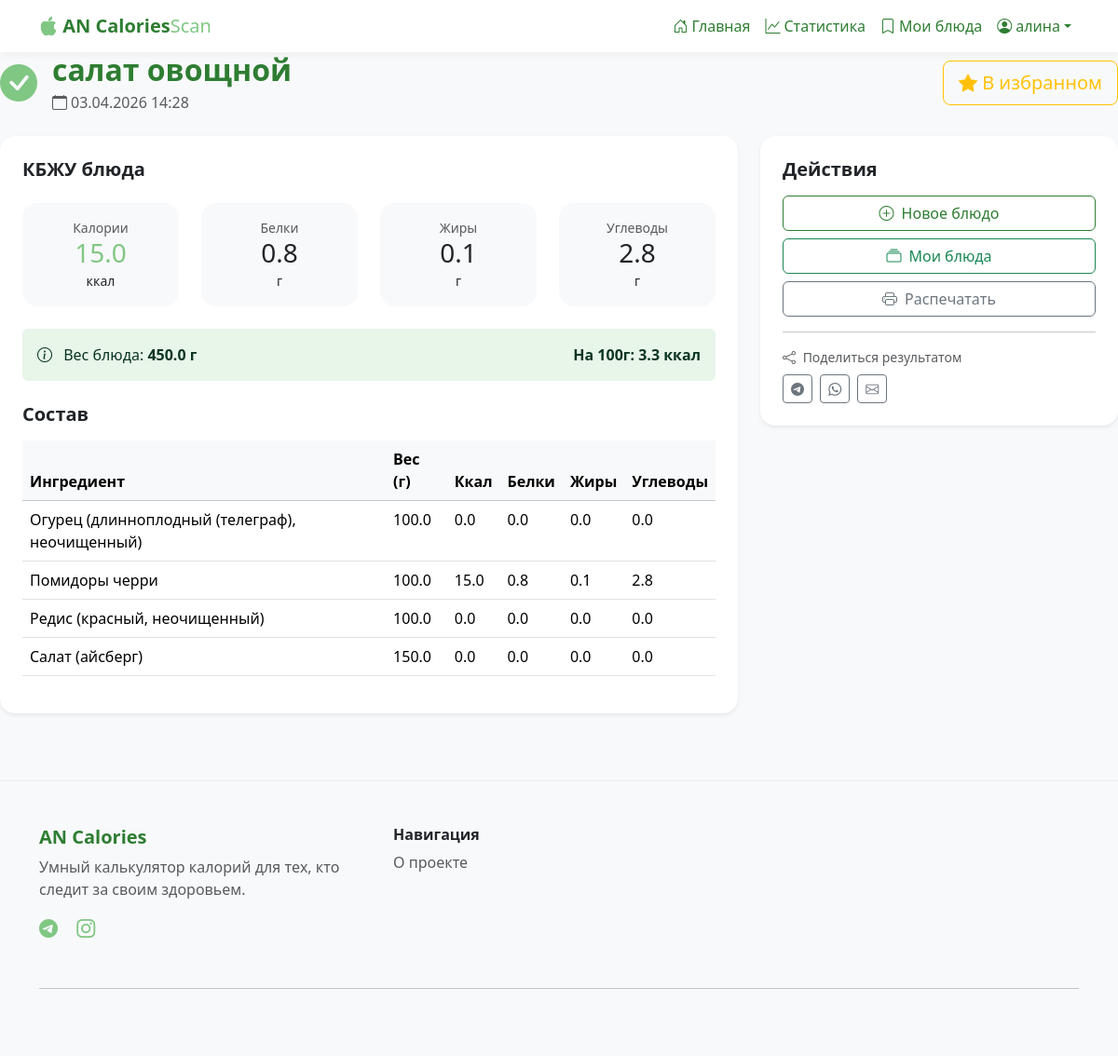
The app's page /dish/2 (signed in) with its own data.
### data/user.py (models this page shows, shortened)
class User(SqlAlchemyBase, UserMixin):
    __tablename__ = 'users'
    id = sqlalchemy.Column(sqlalchemy.Integer,
                           primary_key=True, autoincrement=True)
    username = sqlalchemy.Column(sqlalchemy.String)
    email = sqlalchemy.Column(sqlalchemy.String,
                              index=True, unique=True)
    hashed_password = sqlalchemy.Column(sqlalchemy.String, nullable=True)
    created_date = sqlalchemy.Column(sqlalchemy.DateTime,
                                     default=datetime.datetime.now)
    personal_products = relationship('PersonalProduct', back_populates='user', cascade='all, delete-orphan')

### data/dish.py (models this page shows)
class Dish(SqlAlchemyBase):
    __tablename__ = 'dishes'
    id = sqlalchemy.Column(sqlalchemy.Integer,
                           primary_key=True, autoincrement=True)
    name = sqlalchemy.Column(sqlalchemy.String(200),
                             nullable=False)
    user_id = sqlalchemy.Column(sqlalchemy.Integer,
                                sqlalchemy.ForeignKey('users.id'))
    created_date = sqlalchemy.Column(sqlalchemy.DateTime,
                                     default=datetime.datetime.now)
    total_weight = sqlalchemy.Column(sqlalchemy.Float, nullable=True)
    user = orm.relationship('User')
    ingredients = orm.relationship('DishIngredient',
                                   back_populates='dish',
                                   cascade='all, delete-orphan',
                                   lazy='joined')
    @property
    def total_calories(self):
        return sum(i.calories for i in self.ingredients if i.product)
    @property
    def total_proteins(self):
        return sum(i.proteins for i in self.ingredients if i.product)
    @property
    def total_fats(self):
        return sum(i.fats for i in self.ingredients if i.product)
    @property
    def total_carbs(self):
        return sum(i.carbs for i in self.ingredients if i.product)
    @property
    def calories_per_100g(self):
        if self.total_weight and self.total_weight > 0:
            return (self.total_calories / self.total_weight) * 100
        elif self.ingredients:
            total_weight = sum(i.weight for i in self.ingredients)
            if total_weight > 0:
                return (self.total_calories / total_weight) * 100
        return 0

### data/product.py (models this page shows, shortened)
class Product(SqlAlchemyBase):
    __tablename__ = 'products'
    id = sqlalchemy.Column(sqlalchemy.Integer,
                           primary_key=True, autoincrement=True)
    name = sqlalchemy.Column(sqlalchemy.String(200),
                             nullable=False, index=True)
    calories = sqlalchemy.Column(sqlalchemy.Float, nullable=False)  # на 100г
    proteins = sqlalchemy.Column(sqlalchemy.Float, nullable=False)
    fats = sqlalchemy.Column(sqlalchemy.Float, nullable=False)
    carbs = sqlalchemy.Column(sqlalchemy.Float, nullable=False)

### data/dish_ingredient.py (models this page shows, shortened)
class DishIngredient(SqlAlchemyBase):
    __tablename__ = 'dish_ingredients'
    id = sqlalchemy.Column(sqlalchemy.Integer,
                           primary_key=True, autoincrement=True)
    dish_id = sqlalchemy.Column(sqlalchemy.Integer,
                                sqlalchemy.ForeignKey('dishes.id'))
    ingredient_id = sqlalchemy.Column(sqlalchemy.Integer,
                                      sqlalchemy.ForeignKey('products.id'))
    weight = sqlalchemy.Column(sqlalchemy.Float, nullable=False)
    dish = orm.relationship('Dish', back_populates='ingredients')
    product = orm.relationship('Product')
    @property
    def calories(self):
        try:
            cal = float(self.product.calories) if self.product else 0
            return (cal * self.weight) / 100
        except (TypeError, ValueError):
            return 0
    @property
    def proteins(self):
        try:
            prot = float(self.product.proteins) if self.product else 0
            return (prot * self.weight) / 100
        except (TypeError, ValueError):
            return 0
    @property
    def fats(self):
        try:
            fat = float(self.product.fats) if self.product else 0
            return (fat * self.weight) / 100
        except (TypeError, ValueError):
            return 0
    @property
    def carbs(self):
        try:
            carb = float(self.product.carbs) if self.product else 0
            return (carb * self.weight) / 100
        except (TypeError, ValueError):
            return 0

### main.py (the view)
@app.route('/dish/<int:dish_id>')
@login_required
def view_dish(dish_id):
    db_sess = db_session.create_session()
    from sqlalchemy.orm import joinedload
    dish = db_sess.query(Dish).options(
        joinedload(Dish.ingredients).joinedload(DishIngredient.product)
    ).filter(Dish.id == dish_id, Dish.user_id == current_user.id).first()
    db_sess.close()
    if not dish:
        flash('Блюдо не найдено', 'danger')
        return redirect(url_for('my_dishes'))
    return render_template('dish_result.html', dish=dish)

### data/db_session.py (called while the page is built)
def create_session() -> Session:
    global __factory
    return __factory()

### main.py (called while the page is built)
@login_manager.user_loader
def load_user(user_id):
    db_sess = db_session.create_session()
    user = db_sess.get(User, int(user_id))
    db_sess.close()
    return user

### templates/dish_result.html (shortened to what this page needs)
{% extends "base.html" %}
{% block content %}
<div class="d-flex align-items-center justify-content-between mb-4">
    <div class="d-flex align-items-center">
        <i class="bi bi-check-circle-fill text-success fs-1 me-3"></i>
        <div>
            <h2 class="fw-bold text-primary mb-1">{{ dish.name }}</h2>
            <p class="text-muted mb-0">
                <i class="bi bi-calendar me-1"></i>{{ dish.created_date.strftime('%d.%m.%Y %H:%M') }}
            </p>
        </div>
    </div>
    <button class="btn btn-outline-warning btn-lg favorite-btn" id="favoriteBtn" onclick="toggleFavorite()">
    </button>
</div>
    <div class="row">
        <div class="col-lg-8">
            <div class="card border-0 shadow-sm rounded-4 mb-4">
                <div class="card-body p-4">
                    <h5 class="fw-bold mb-4">КБЖУ блюда</h5>
                    <div class="row g-4 mb-4">
                        <div class="col-md-3">
                            <div class="bg-light rounded-4 p-3 text-center">
                                <div class="small text-muted">Калории</div>
                                <div class="h3 mb-0 text-success">{{ "%.1f"|format(dish.total_calories) }}</div>
                                <small>ккал</small>
                            </div>
                        </div>
                        <div class="col-md-3">
                            <div class="bg-light rounded-4 p-3 text-center">
                                <div class="small text-muted">Белки</div>
                                <div class="h3 mb-0">{{ "%.1f"|format(dish.total_proteins) }}</div>
                                <small>г</small>
                            </div>
                        </div>
                        <div class="col-md-3">
                            <div class="bg-light rounded-4 p-3 text-center">
                                <div class="small text-muted">Жиры</div>
                                <div class="h3 mb-0">{{ "%.1f"|format(dish.total_fats) }}</div>
                                <small>г</small>
                            </div>
                        </div>
                        <div class="col-md-3">
                            <div class="bg-light rounded-4 p-3 text-center">
                                <div class="small text-muted">Углеводы</div>
                                <div class="h3 mb-0">{{ "%.1f"|format(dish.total_carbs) }}</div>
                                <small>г</small>
                            </div>
                        </div>
                    </div>
                    <div class="alert alert-success bg-soft-green border-0">
                        <div class="d-flex justify-content-between align-items-center">
                            <span>
                                <i class="bi bi-info-circle me-2"></i>
                                Вес блюда: <strong>{{ dish.total_weight or dish.ingredients|sum(attribute='weight') }} г</strong>
                            </span>
                            <span class="fw-bold">
                                На 100г: {{ "%.1f"|format(dish.calories_per_100g) }} ккал
                            </span>
                        </div>
                    </div>
                    <h5 class="fw-bold mb-3 mt-4">Состав</h5>
                    <div class="table-responsive">
                        <table class="table">
                            <thead class="table-light">
                                <tr>
                                    <th>Ингредиент</th>
                                    <th>Вес (г)</th>
                                    <th>Ккал</th>
                                    <th>Белки</th>
                                    <th>Жиры</th>
                                    <th>Углеводы</th>
                                </tr>
                            </thead>
                            <tbody>
                                {% for ingredient in dish.ingredients %}
                                <tr>
                                    <td>{{ ingredient.product.name }}</td>
                                    <td>{{ ingredient.weight }}</td>
                                    <td>{{ "%.1f"|format(ingredient.calories) }}</td>
                                    <td>{{ "%.1f"|format(ingredient.proteins) }}</td>
                                    <td>{{ "%.1f"|format(ingredient.fats) }}</td>
                                    <td>{{ "%.1f"|format(ingredient.carbs) }}</td>
                                </tr>
                                {% endfor %}
                            </tbody>
                        </table>
                    </div>
                </div>
            </div>
        </div>
        <div class="col-lg-4">
            <div class="card border-0 shadow-sm rounded-4 mb-4">
                <div class="card-body p-4">
                    <h5 class="fw-bold mb-3">Действия</h5>
                    <div class="d-grid gap-2">
                        <a href="{{ url_for('new_dish') }}" class="btn btn-outline-primary">
                            <i class="bi bi-plus-circle me-2"></i>Новое блюдо
                        </a>
                        <a href="{{ url_for('my_dishes') }}" class="btn btn-outline-success">
                            <i class="bi bi-collection me-2"></i>Мои блюда
                        </a>
                        <button class="btn btn-outline-secondary" onclick="window.print()">
                            <i class="bi bi-printer me-2"></i>Распечатать
                        </button>
                    </div>
                    <hr>
                    <div class="small text-muted">
                        <i class="bi bi-share me-1"></i> Поделиться результатом
                    </div>
                    <div class="mt-2">
                        <a href="#" class="btn btn-sm btn-outline-secondary me-1">
                            <i class="bi bi-telegram"></i>
                        </a>
                        <a href="#" class="btn btn-sm btn-outline-secondary me-1">
                            <i class="bi bi-whatsapp"></i>
                        </a>
                        <a href="#" class="btn btn-sm btn-outline-secondary">
                            <i class="bi bi-envelope"></i>
                        </a>
                    </div>
                </div>
            </div>
        </div>
    </div>
{% endblock %}

### templates/base.html (shortened to what this page needs)
<!DOCTYPE html>
<html lang="ru">
<head>
    <link href="https://cdn.jsdelivr.net/npm/bootstrap@5.3.2/dist/css/bootstrap.min.css" rel="stylesheet">
    <link rel="stylesheet" href="https://cdn.jsdelivr.net/npm/bootstrap-icons@1.11.3/font/bootstrap-icons.min.css">
</head>
<body class="bg-light">
    <nav class="navbar navbar-expand-lg navbar-light bg-white">
        <div class="container">
            <a class="navbar-brand" href="{{ url_for('dashboard' if current_user.is_authenticated else 'index') }}">
                <i class="bi bi-apple text-success"></i>
                <span class="text-primary fw-bold">AN Calories</span><span class="text-success">Scan</span>
            </a>
            <div class="collapse navbar-collapse" id="navbarNav">
                <ul class="navbar-nav ms-auto">
                    {% if current_user.is_authenticated %}
                    <li class="nav-item">
                        <a class="nav-link" href="{{ url_for('dashboard') }}">
                            <i class="bi bi-house-door me-1"></i>Главная
                        </a>
                    </li>
                    <li class="nav-item">
                        <a class="nav-link" href="{{ url_for('statistics') }}">
                            <i class="bi bi-graph-up me-1"></i>Статистика
                        </a>
                    </li>
                    <li class="nav-item">
                        <a class="nav-link" href="{{ url_for('my_dishes') }}">
                            <i class="bi bi-bookmark me-1"></i>Мои блюда
                        </a>
                    </li>
                    <li class="nav-item dropdown">
                        <a class="nav-link dropdown-toggle d-flex align-items-center" href="#" id="userDropdown" role="button" data-bs-toggle="dropdown">
                            <i class="bi bi-person-circle me-1"></i>
                            <span>{{ current_user.username }}</span>
                        </a>
                    </li>
                    {% endif %}
                </ul>
            </div>
        </div>
    </nav>
    {% block content %}{% endblock %}
    <footer class="footer mt-5 py-5">
        <div class="container">
            <div class="row">
                <div class="col-md-4 mb-4">
                    <h5 class="text-primary fw-bold">AN Calories</h5>
                    <p class="text-muted">Умный калькулятор калорий для тех, кто следит за своим здоровьем.</p>
                    <div class="social-links">
                        <a href="#" class="text-success me-3"><i class="bi bi-telegram fs-5"></i></a>
                        <a href="#" class="text-success me-3"><i class="bi bi-instagram fs-5"></i></a>
                    </div>
                </div>
                <div class="col-md-2 mb-4">
                    <h6 class="fw-bold">Навигация</h6>
                    <ul class="list-unstyled">
                        <li><a href="#" class="text-muted text-decoration-none">О проекте</a></li>
                    </ul>
                </div>
                <div class="col-md-3 mb-4">
                </div>
            </div>
            <hr class="my-4">
        </div>
    </footer>
</body>
</html>

### templates/base.html (style rules this page uses)
:root { --bs-primary: #2E7D32; --bs-primary-rgb: 46, 125, 50; --bs-success: #81C784; --bs-success-rgb: 129, 199, 132; }
.bg-soft-green { background-color: #E8F5E9; }
.btn-outline-primary { color: #2E7D32; border-color: #2E7D32; }
.text-primary { color: #2E7D32 !important; }
.text-success { color: #81C784 !important; }
.nav-link { color: #2E7D32; font-weight: 500; }
.navbar { background-color: white !important; box-shadow: 0 2px 10px rgba(0,0,0,0.05); }
.footer { background-color: #f8f9fa; border-top: 1px solid #e9ecef; }

### templates/dish_result.html (style rules this page uses)
.bg-soft-green { background-color: #E8F5E9; }

### records on screen
User: username "aлина"
Dish: name "салат овощной", created_date "03.04.2026 14:28", calories_per_100g "3.3"
Product: total_calories "15.0", total_proteins "0.8", total_fats "0.1", total_carbs "2.8", calories "0.0", proteins "0.0", fats "0.0", carbs "0.0"
DishIngredient: product.name "Огурец (длинноплодный (телеграф), неочищенный)", weight "100.0"
DishIngredient: product.name "Помидоры черри", weight "100.0"
Product: calories "15.0", proteins "0.8", fats "0.1", carbs "2.8"
DishIngredient: product.name "Редис (красный, неочищенный)", weight "100.0"
Product: calories "0.0", proteins "0.0", fats "0.0", carbs "0.0"
DishIngredient: product.name "Салат (айсберг)", weight "150.0"
Product: calories "0.0", proteins "0.0", fats "0.0", carbs "0.0"

### other values on screen
{{ dish.total_weight or dish.ingredients|sum(attribute='weight') }} "450.0"
